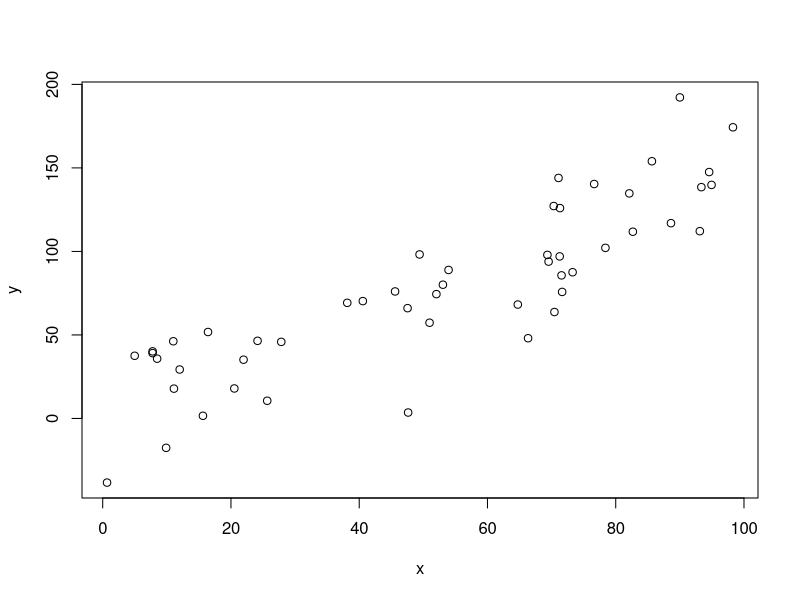
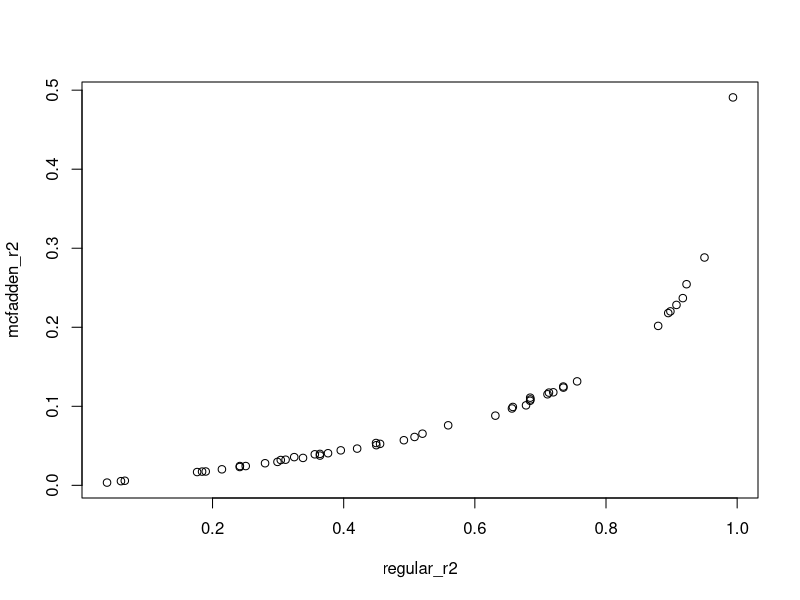
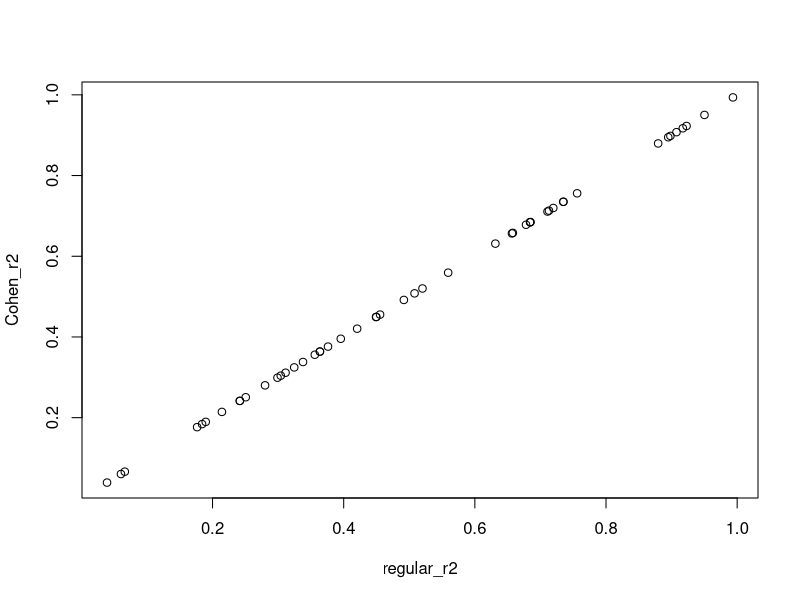

Reproduce these figures in R, in order.
## ---- chunk 1
x <- runif(50, min = 0, max = 100)
y <- rnorm(50, mean = 10 + 1.5*x, sd = 30)

plot(y ~ x)
## ---- chunk 2
model <- lm(y~x)
model0 <- lm(y~1)

regular_r2 <- summary(model)$r.squared
mcfadden_r2 <- c(1 - (logLik(model)/logLik(model0)))
Cohen_r2 <- (deviance(model0) - deviance(model))/ deviance(model0)

regular_r2
mcfadden_r2
Cohen_r2
## ---- chunk 3
sds <- runif(50, max = 100, min = 1)

regular_r2 <- rep(NA, 50)
mcfadden_r2 <- rep(NA, 50) 
Cohen_r2 <- rep(NA, 50)
  
for (i in 1:50){
  x <- runif(50, min = 0, max = 100)
  y <- rnorm(50, mean = 10 + 1.5*x, sd = sds[i])
  
  model <- lm(y~x)
  model0 <- lm(y~1)

  regular_r2[i] <- summary(model)$r.squared
  mcfadden_r2[i] <- c(1 - (logLik(model)/logLik(model0)))
  Cohen_r2[i] <- (deviance(model0) - deviance(model))/ deviance(model0)
}

plot(mcfadden_r2 ~ regular_r2)
plot(Cohen_r2 ~ regular_r2)
